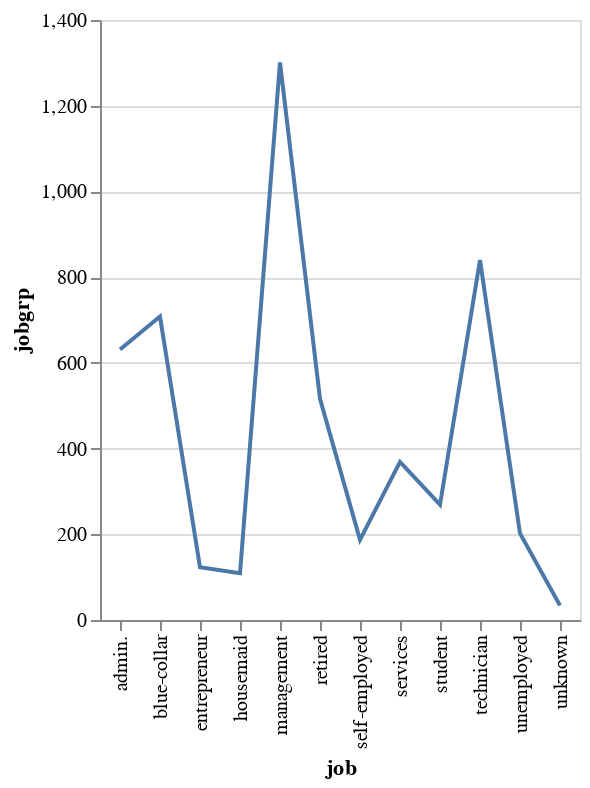

The notebook cell saved with this chart:
### Code cell
# Visualising the relationship using altair
alt.Chart(bankSub2).mark_line().encode(x='job', y='jobgrp')

### Figure 1 — Vega-Lite specification as saved in the notebook (floating-point values rounded to 4 significant figures)
{"config": {"view": {"continuousWidth": 400, "continuousHeight": 300}}, "data": {"name": "data-b60d9b2d8f4aca23b2de13bac4652cab"}, "mark": "line", "encoding": {"x": {"type": "nominal", "field": "job"}, "y": {"type": "quantitative", "field": "jobgrp"}}, "$schema": "https://vega.github.io/schema/vega-lite/v4.8.1.json", "datasets": {"data-b60d9b2d8f4aca23b2de13bac4652cab": [{"job": "admin.", "jobgrp": 631}, {"job": "blue-collar", "jobgrp": 708}, {"job": "entrepreneur", "jobgrp": 123}, {"job": "housemaid", "jobgrp": 109}, {"job": "management", "jobgrp": 1301}, {"job": "retired", "jobgrp": 516}, {"job": "self-employed", "jobgrp": 187}, {"job": "services", "jobgrp": 369}, {"job": "student", "jobgrp": 269}, {"job": "technician", "jobgrp": 840}, {"job": "unemployed", "jobgrp": 202}, {"job": "unknown", "jobgrp": 34}]}}
